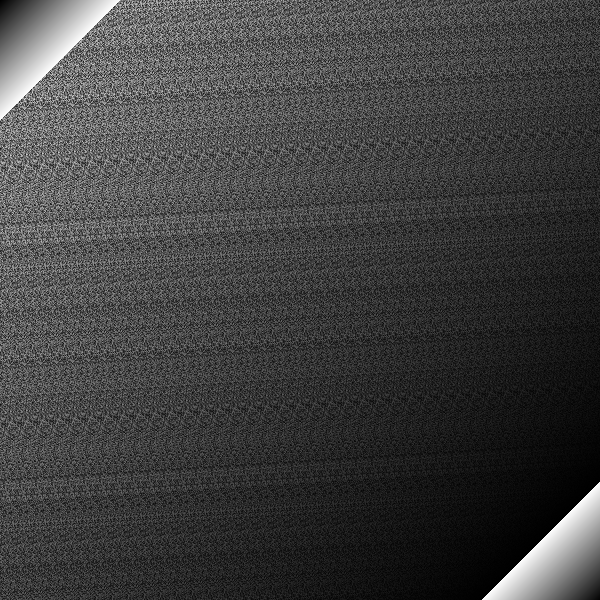
Frame 1 (no input)
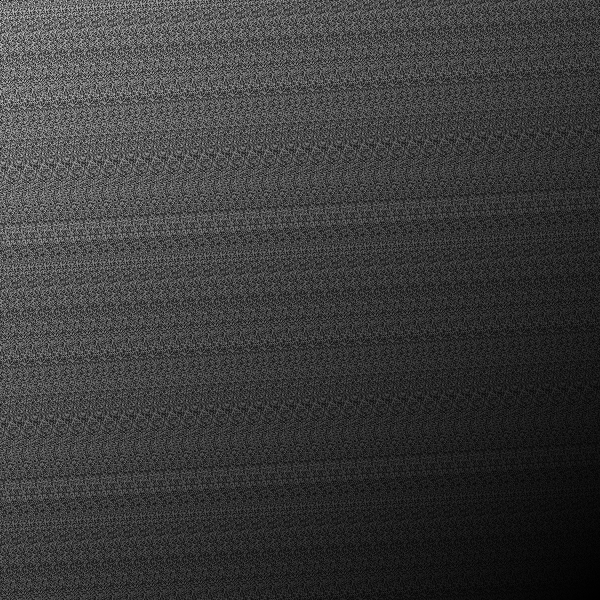
Frame 60 (the mouse pressed at the canvas centre just before this capture)
Frame 120 (the mouse held since frame 60 and released just before this capture): identical to frame 60, image omitted

The Processing sketch that drew these frames (run headless with seeded random() and noise(); from frame 60 on, the mouse is pressed at the canvas centre):

// Processing sketch: processing_39127
// ── processing_39127.pde

/**********************************************************************
 *
 *          Title:  gradientMadness
 *         Author:  Terence Caulkins
 *
 *    Description:  Gradient sketch for processing class @ 3rd Ward. 
 *
 *           Date:  9/25/2011
 *
 **********************************************************************/

void setup() {
  size(600, 600);
  smooth();
//  frameRate(600);
}
float fillColor;
float botBound;
float topBound;
float windowOpening = 0.;
float incOpening = 0.1;
float fillAlpha;

void draw() {
  background(0);   
  noStroke();
  windowOpening += incOpening;
if ( windowOpening < 0. || windowOpening > 0.5 ) {
     incOpening *= -1.;
    windowOpening += incOpening;
  }
  for (float y=0.; y<(height); y+=1) {
    for (float x=0.; x<(width); x+=1) {
      if ((x+y) < (width+height)*windowOpening) {
        botBound = 0.;
        topBound = (width+height)*windowOpening;
        fillColor = map((x+y), botBound, topBound, 0, 255);
        fill(fillColor);
        rect(x, y, 1, 1);
      }
      else if ((x+y) > (width+height)*(1.-windowOpening))
      { 
        botBound = (width+height)*(1.-windowOpening);
        topBound = (width+height);
        fillColor = map((x+y), botBound, topBound, 255, 0);
        fill(fillColor);
        rect(x, y, 1, 1);
      }
      else
      { 
        fillColor = noise(x, y)* 255.;  
        botBound = (width+height)*windowOpening;
        topBound = (width+height)*(1.-windowOpening);    
        fillAlpha = map((x+y), botBound, topBound, 255, 0);
        fill(fillColor, fillAlpha);        
        rect(x, y, 1, 1);
      }
    }
  }
}
